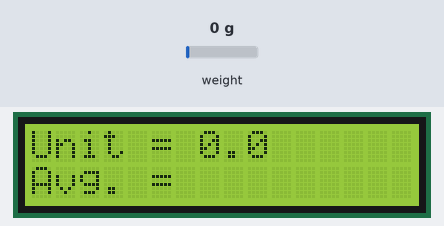
This sketch was run on a simulated Arduino Uno, built with avr-gcc and run on an emulated ATmega328P. Parts: 16×2 character LCD. The test bench sets the inputs (shaded band); at power-on: weight on the scale 0 g. What the sketch prints to the serial monitor is not drawn.

Above: at 7.9 s.
8.0 s: weight on the scale set to 100 g
At 10.7 s:
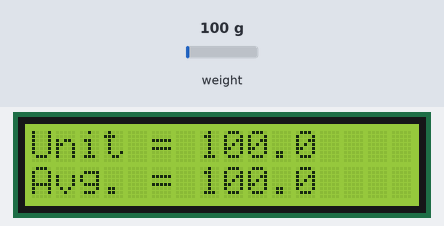
11.0 s: weight on the scale set to 1250 g
At 13.7 s:
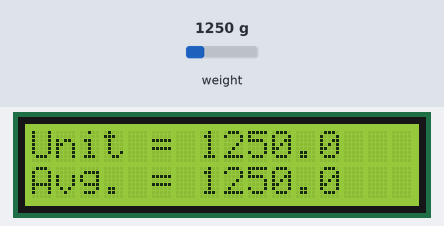
14.0 s: weight on the scale set to 2500 g
At 15.7 s:
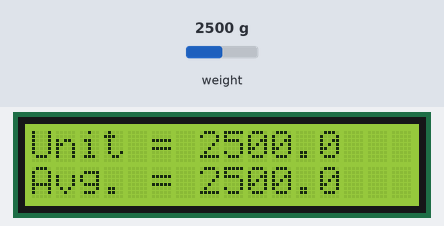
Timing chart, 0 to 17.2 s (numbered marks = the images above; inputs shaded):
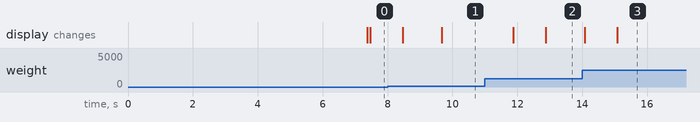

The sketch:

CookiesMuncher.ino
```cpp
//Libraries
#include <LiquidCrystal.h>
#include <HX711.h>

/*******************************************************

This program will test the output from HX711 (Green Board).

A2 = SCK (Black)
A3 = DT (White)

********************************************************/

LiquidCrystal lcd(8, 9, 4, 5, 6, 7);
HX711 scale(A3,A2); // A2 and A3 pins used on LCD Keypad

void setup()
{
  Serial.begin(9600);
  lcd.begin(16,2);
  Serial.println("HX711 Cookies");

  Serial.println("Initializing the scale");
  Serial.print("Read: \t\t");
  Serial.println(scale.read()); // Print raw reading

  Serial.print("Average: \t");
  Serial.println(scale.read_average(20)); // Average of 20 readings

  Serial.print("Units: \t\t");
  Serial.println(scale.get_units(5), 1);  // Correct reading after initials

  scale.set_scale(2280.f);  // Set to gram calibration scale
  scale.tare(); // Set scale to zero

  Serial.println("Setup is completed");
  Serial.print("Read: \t\t");
  Serial.println(scale.read()); // Print raw reading

  Serial.print("Average: \t");
  Serial.println(scale.read_average(20)); // Average of 20 readings

  Serial.print("Units: \t\t");
  Serial.println(scale.get_units(5), 1);  // Correct reading after initials

  Serial.println(" ==== Reading begins below ==== ");

}

void loop()
{

  Serial.print("Unit: \t"); // One unit each in Grams
  Serial.print(abs(scale.get_units()), 1);
  Serial.print("\t | Average: \t"); // 10 units averagely
  Serial.println(abs(scale.get_units(10)), 1);

  lcd.setCursor(0,0);
  lcd.print("Unit = ");
  lcd.print(abs(scale.get_units()), 1); // Same as above

  lcd.setCursor(0,1);
  lcd.print("Avg. = ");
  lcd.print(abs(scale.get_units(10)), 1); // Same as above

}
```

Measured:
- after the input at 8.0 s, the display: first changes after 0.47 s (image 1 shows a later state)
- after the input at 11.0 s, the display: first changes after 0.88 s (image 2 shows a later state)
- after the input at 14.0 s, the display: first changes after 0.09 s (image 3 shows a later state)
